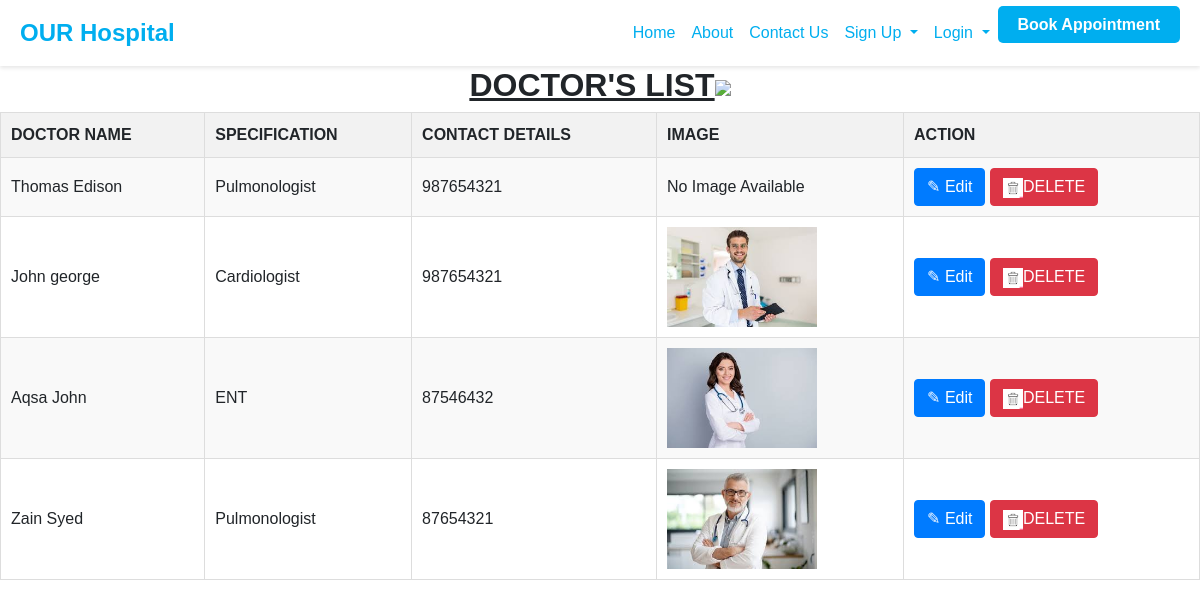
/doctor_view, run on the app's committed database.
### hospital/models.py (models this page shows, shortened)
class Doctor(models.Model):
    doctordetails = models.ForeignKey(User, on_delete=models.CASCADE, null=True)
    phonenumber = models.IntegerField(null=True)
    specification = models.CharField(max_length=100, null=True)
    doctorimage=models.ImageField(upload_to="images/")

### hospital/views.py (the view)
# urls.py: path('doctor_view',views.doctor_view,name='doctor_view'),
def doctor_view(request):
    doctors=Doctor.objects.all()
    return render(request,'viewdoctor.html',{'doctors':doctors})

### hospital/templates/viewdoctor.html (shortened to what this page needs)
{% extends 'navbar.html' %}
{% block content %}
<!DOCTYPE html>
<html lang="en">
<head>
    {% load static %}
</head>
<body>
    <h2 style="text-align: center;"><U><B>DOCTOR'S LIST</B></U><img src="{% static 'images/doctor.png' %}" height="70"></h2>
    <table>
        <tr>
        <th>DOCTOR NAME</th>
        <th>SPECIFICATION</th>
        <th>CONTACT DETAILS</th>
        <th>IMAGE</th>
        <th>ACTION</th>
    </tr>
    {% for i in doctors %}
    <tr>
        <td>{{i.doctordetails.first_name}} {{i.doctordetails.last_name}}</td>
        <td>{{i.specification}}</td>
        <td>{{i.phonenumber}}</td>
        <td>
            {% if i.doctorimage %}
                <img src="{{ i.doctorimage.url }}" height="100">
            {% else %}
                No Image Available
            {% endif %}
        </td>
        <td>
            <form method="post" action="{% url 'editdoctor' i.id %}" style="display: inline;">
                <button type="submit" class="btn btn-primary">
                    &#9998; Edit
                </button>
        </form>
        <form method="post" action="{% url 'deletedoctor' i.id %}" style="display: inline;">
            <button type="button" class="btn btn-danger">
                <img src="{% static 'images/delete.png' %}" height="20">DELETE</button>
        </form>
            </td>
    </tr>
    {% endfor %}
    </table>
</body>
</html>
{% endblock %}

### hospital/templates/navbar.html (style rules this page uses)
body, html { margin: 0; padding: 0; font-family: Arial, sans-serif; }

### hospital/templates/viewdoctor.html (style rules this page uses)
body { font-family: Arial, sans-serif; }
table { width: 100%; border-collapse: collapse; }
th, td { padding: 10px; border: 1px solid #dddddd; text-align: left; }
th { background-color: #f2f2f2; }
tr:nth-child(even) { background-color: #f9f9f9; }

### data on the page
Doctor: doctordetails.first_name "Thomas", doctordetails.last_name "Edison", specification "Pulmonologist", phonenumber "987654321", doctorimage "No Image Available"
Doctor: doctordetails.first_name "John", doctordetails.last_name "george", specification "Cardiologist", phonenumber "987654321", doctorimage (picture)
Doctor: doctordetails.first_name "Aqsa", doctordetails.last_name "John", specification "ENT", phonenumber "87546432", doctorimage (picture)
Doctor: doctordetails.first_name "Zain", doctordetails.last_name "Syed", specification "Pulmonologist", phonenumber "87654321", doctorimage (picture)
